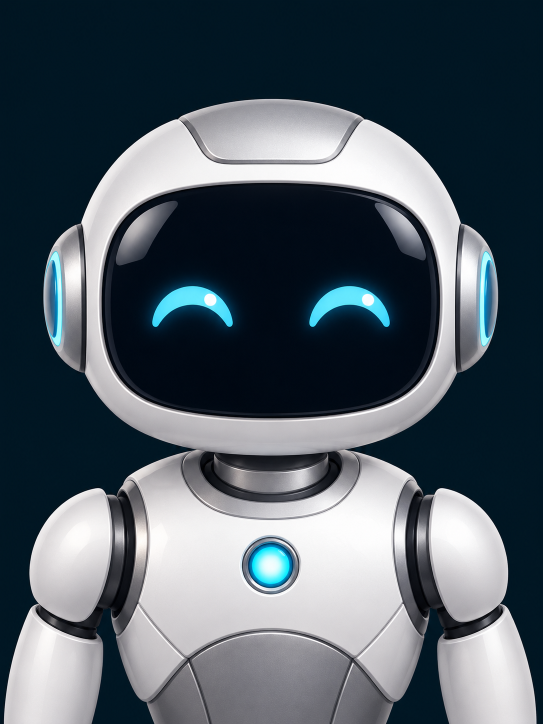
#> input picture assets/media/companion/companion-original.png, 1086 x 1448 px (shown at 1/2 size)
$ python package_companion_animation.py
#> lines starting #> are read from the running program, lines starting #| are printed output that depends on the picture
"""Build a low-bandwidth robot animation from the generated static portrait."""
from pathlib import Path
from PIL import Image,ImageChops
import math

root=Path(__file__).resolve().parents[1]/'assets/media/companion'
base=Image.open(root/'companion-original.png').convert('RGB').resize((240,320),Image.Resampling.LANCZOS)
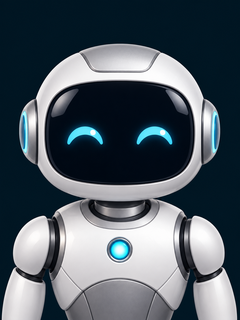
#> base: PIL image 240x320 RGB; mean R, G, B 80.9, 92, 100.8
# Normalize near-background shades to one panel-representable dark color.
base.putdata([(0,16,24) if r<8 and g<30 and b<45 else (r,g,b) for r,g,b in base.getdata()])
eyes=[(66,125,104,146),(136,125,173,146)]
frames=[]
for i in range(24):
    frame=base.copy();pixels=frame.load();source=base.load()
    eye_level=.78+.22*math.cos(i*2*math.pi/24)
    lamp_level=.65+.35*math.cos(i*2*math.pi/24)
    for x0,y0,x1,y1 in eyes+[(110,242,130,258)]:
        level=eye_level if y0<200 else lamp_level
        for y in range(y0,y1):
            for x in range(x0,x1):
                r,g,b=source[x,y]
                if g>75 and b>90 and r<g*.9:
                    pixels[x,y]=(round(r*level),round(g*level),round(b*level))
    frames.append(frame)
#> after the loop, frames = 24 items
atlas=Image.new('RGB',(240*24,320))
#> atlas: PIL image 5760x320 RGB; every value is 0
for i,f in enumerate(frames):atlas.paste(f,(240*i,0))
#> this loop made 24 passes
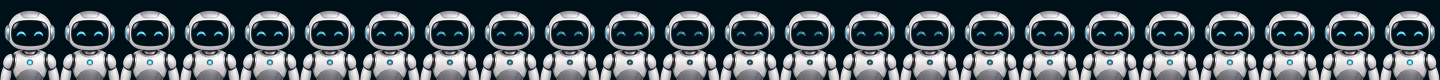
#> atlas: PIL image 5760x320 RGB (shown at 1/4 size); mean R, G, B 80.3, 90.2, 96.7
palette=atlas.quantize(colors=128,method=Image.Quantize.MEDIANCUT)
indexed=[f.quantize(palette=palette,dither=Image.Dither.NONE) for f in frames]
#> indexed = 24 items
out=root/'companion-240x320.gif'
indexed[0].save(out,save_all=True,append_images=indexed[1:],duration=120,loop=0,disposal=1,optimize=False)
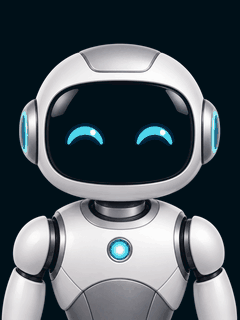
#> saved as companion-240x320.gif: PIL image 240x320 P; mean R, G, B 80, 89.9, 96.4
rows=[]
with Image.open(out) as im:
    assert im.size==(240,320) and im.n_frames>1
    previous=None
    for i in range(im.n_frames):
        im.seek(i);current=im.convert('RGB')
        if previous:
            diff=ImageChops.difference(current,previous)
            changed=[y for y in range(320) if diff.crop((0,y,240,y+1)).getbbox()]
            assert all(125<=y<146 or 242<=y<258 for y in changed)
            rows.append(len(changed))
        previous=current
#> after the loop, rows = [18, 25, 30, 32, 33, 35, 34, 34, 32, 34, 34, 32, 32, 34, 34, 32, 34, 34, 35, 33, 32, 30, 25]
assert out.stat().st_size<=262144
indexed[0].save(root/'companion-preview.png')
print(out.stat().st_size,'bytes;',min(rows),'..',max(rows),'changed rows')
#| 158878 bytes; 18 .. 35 changed rows
